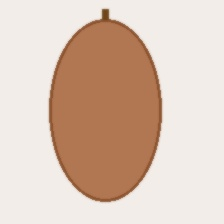
#> input picture dataset/Acerola/Acerola_val_001.jpg, 224 x 224 px
$ python -i quality_assessment.py   (imports and definitions only)
#> lines starting #> are read from the running program, lines starting #| are printed output that depends on the picture
#> further down, picture is the input picture: PIL image 224x224 RGB; mean R, G, B 219.7, 197.5, 182.7
"""
quality_assessment.py - Đánh giá chất lượng trái cây: Tươi vs Dập nát/Hỏng (Fresh vs Rotten)
Môn học: Trí tuệ nhân tạo (AI) - Thị giác máy tính ứng dụng
"""

import numpy as np
import cv2
from PIL import Image

def assess_fruit_quality(image_input):
    """
    Phân tích chất lượng bề mặt quả dựa trên phân bố màu sắc, đốm đen, và tỷ lệ thâm dập.
    Trả về:
    - quality_status: 'Fresh' (Tươi), 'Ripe' (Chín già), 'Rotten' (Dập/Hỏng)
    - freshness_score: Điểm độ tươi (0 - 100%)
    - badge_color: Màu huy hiệu giao diện
    - message: Lời khuyên tiêu dùng chi tiết
    """
    if isinstance(image_input, Image.Image):
        np_img = np.array(image_input.convert("RGB"))
    else:
        np_img = image_input

    # Chuyển sang không gian màu HSV để phân tích độ bão hòa và độ sáng
    hsv = cv2.cvtColor(np_img, cv2.COLOR_RGB2HSV)
#> hsv: shape (224, 224, 3); mean H, S, V 12.8, 51.3, 219.7
    h, s, v = cv2.split(hsv)
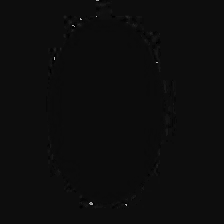
#> h: shape (224, 224); min 0, max 177, mean 12.8
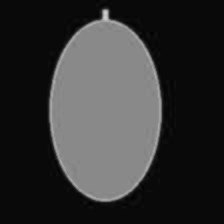
#> s: shape (224, 224); min 2, max 207, mean 51.3
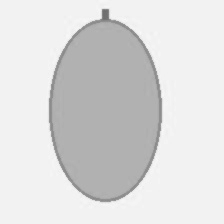
#> v: shape (224, 224); min 108, max 251, mean 219.7

    # 1. Phát hiện các vùng sẫm màu/thâm đen (đốm thối rữa)
    # Giá trị V (độ sáng) thấp và S (độ bão hòa) trung bình thấp
    dark_blemish_mask = cv2.inRange(hsv, np.array([0, 20, 0]), np.array([180, 255, 65]))
#> dark_blemish_mask: shape (224, 224); every value is 0
    blemish_ratio = np.sum(dark_blemish_mask > 0) / (np_img.shape[0] * np_img.shape[1])
#> blemish_ratio = 0

    # 2. Phân tích độ đồng nhất màu sắc bề mặt (Surface Uniformity)
    std_color = np.std(s) + np.std(v)
#> std_color = 92.31

    # 3. Tính toán điểm độ tươi (Freshness Score)
    base_score = 95.0
    penalty_blemish = blemish_ratio * 200.0  # Phạt nặng nếu diện tích thâm đen lớn
#> penalty_blemish = 0
    penalty_variance = (std_color / 128.0) * 15.0
#> penalty_variance = 10.82

    freshness_score = max(15.0, min(99.0, base_score - penalty_blemish - penalty_variance))
#> freshness_score = 84.18

    # Phân loại trạng thái
    if freshness_score >= 78.0:
        status = "Fresh"
        status_vn = "🟢 TƯƠI NGON (LOẠI 1)"
        badge_color = "#2e7d32"
        advice = "Quả đạt độ tươi xuất sắc! Vỏ căng bóng, không phát hiện vết dập nát. Bảo quản ngăn mát 4-8°C."
    elif freshness_score >= 55.0:
        status = "Ripe"
        status_vn = "🟡 CHÍN GIÀ / XUỐNG NƯỚC (LOẠI 2)"
        badge_color = "#f57f17"
        advice = "Quả đã chín già, bắt đầu xuất hiện vài điểm màu sẫm nhẹ. Khuyên dùng trong vòng 24-48 giờ hoặc làm sinh tố."
    else:
        status = "Rotten"
        status_vn = "🔴 CÓ DẤU HIỆU DẬP NÁT / HỎNG"
        badge_color = "#c62828"
        advice = "Phát hiện diện tích thâm đen, đốm sâu hoặc dấu hiệu úng dập lớn. Không nên sử dụng để bảo vệ tiêu hóa!"

    return {
        "status": status,
        "status_vn": status_vn,
        "score": round(freshness_score, 1),
        "badge_color": badge_color,
        "advice": advice,
        "blemish_percentage": round(blemish_ratio * 100, 2)
    }

>>> from PIL import Image
>>> picture = Image.open('../dataset/Acerola/Acerola_val_001.jpg')
>>> result = assess_fruit_quality(picture)
#> result = 6 items

$ run again, on dataset/Acerola/Acerola_val_003.jpg
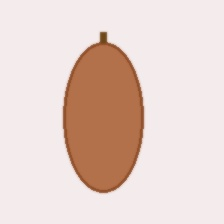
#> input picture dataset/Acerola/Acerola_val_003.jpg, 224 x 224 px
#> picture is the input picture: PIL image 224x224 RGB; mean R, G, B 230.4, 210.6, 204
#> hsv: shape (224, 224, 3); mean H, S, V 137.1, 36.3, 230.4
#> in assess_fruit_quality, `h, s, v = cv2.split(hsv)`:
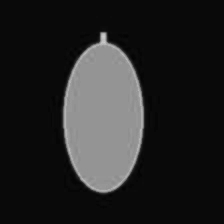
#> s: shape (224, 224); min 2, max 207, mean 36.3
#> in assess_fruit_quality, `h, s, v = cv2.split(hsv)`:
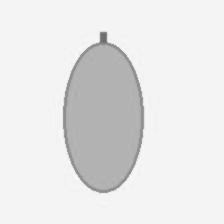
#> v: shape (224, 224); min 107, max 252, mean 230.4
#> dark_blemish_mask: shape (224, 224); every value is 0
#> blemish_ratio = 0
#> std_color = 83.06
#> penalty_blemish = 0
#> penalty_variance = 9.73
#> freshness_score = 85.27
#> result = 6 items
